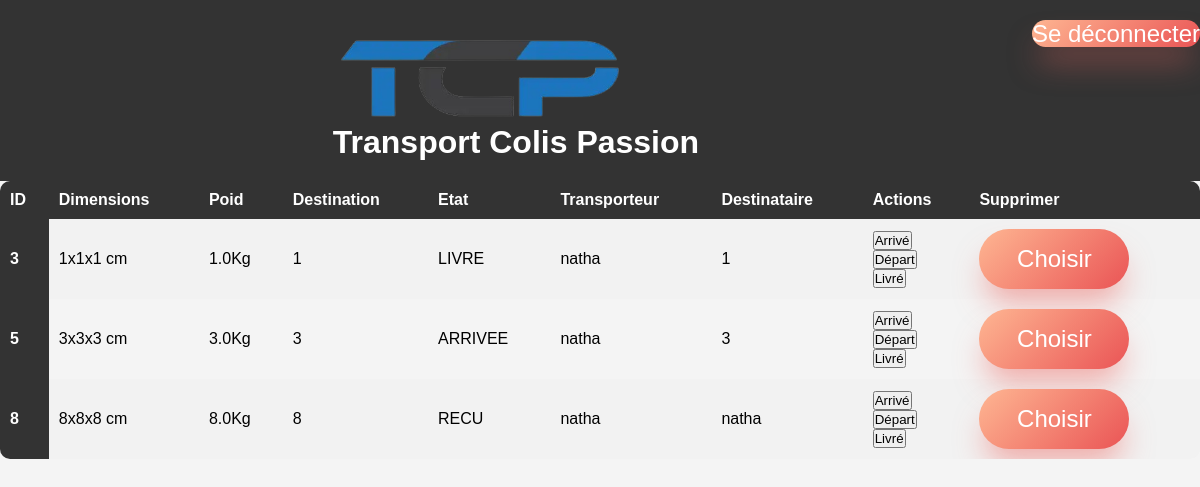
The page /vehicule/ (signed in) on the database its author committed.
### listings/models.py (models this page shows, shortened)
class colis(models.Model):
    EMBALLE = 'EMBALLE'
    ARRIVEE = 'ARRIVEE'
    DEPART = 'DEPART'
    LIVRE = 'LIVRE'
    RECU = 'RECU'
    ETAT_CHOICES = [
        (EMBALLE, 'Emballé'),
        (ARRIVEE, 'Arrivée'),
        (DEPART, 'Départ'),
        (LIVRE, 'Livré'),
        (RECU, 'Reçu')
    ]
    id = models.AutoField(primary_key=True)
    hauteur = models.CharField(max_length=100)
    largeur = models.CharField(max_length=100)
    longueur = models.CharField(max_length=100)
    poids = models.FloatField(max_length=100)
    destination = models.CharField(max_length=100)
    etat = models.CharField(max_length=10, choices=ETAT_CHOICES, default=EMBALLE)
    expediteur = models.CharField(max_length=100)
    transporteur = models.CharField(max_length=100, default='Non affecté')
    destinataire = models.CharField(max_length=100)

### listings/views.py (the view)
# urls.py: path('vehicule/', views.vehicule, name='vehicule'),
def vehicule(request):
    utilisateur_connecte = request.user
    rien=''
    coliss = colis.objects.filter(transporteur='Non affecté') | colis.objects.filter(transporteur=utilisateur_connecte)
    return render(request, 'listings/vehicule.html', {'colis': coliss})

### listings/templates/listings/vehicule.html (shortened to what this page needs)
<!DOCTYPE html>
{% load static %}
<html lang="fr">
<head>
    <link rel="stylesheet" href="{% static 'listings/styles_expediteur.css' %}" />
</head>
<body>
    <header>
        <div class="container">
          <a href="{% url 'accueil' %}"><img src="{% static 'listings/img/logo.png' %}" height="100px"/></a>
            <h2 class="hero-text">Transport Colis Passion</h2>
        </div>
        <div class="menu_acces">
          <a href="{% url 'log_out' %}" class="btn" style="text-decoration: none;">Se déconnecter</a></li>
      </div>
        </header>
        <div class="encours">
            {% if colis %}
            <table>
                <thead>
                  <tr>
                    <th scope="col">ID</th>
                    <th scope="col">Dimensions</th>
                    <th scope="col">Poid</th>
                    <th scope="col">Destination</th>
                    <th scope="col">Etat</th>
                    <th scope="col">Transporteur</th>
                    <th scope="col">Destinataire</th>
                    <th scope="col">Actions</th>
                    <th scope="col">Supprimer</th>
                  </tr>
                </thead>
                <tbody>
                    {% for coli in colis %}
                  <tr>
                    <th>{{coli.id}}</th>
                    <td>{{coli.longueur}}x{{coli.largeur}}x{{coli.hauteur}} cm</td>
                    <td>{{coli.poids}}Kg</td>
                    <td>{{coli.destination}}</td>
                    <td>{{coli.etat}}</td>
                    <td>{{coli.transporteur}}</td>
                    <td>{{coli.destinataire}}</td>
                    <td>
                      <ul style='list-style-type: none;''>
                        <li>
                          <form action="{% url 'colis_arrive' %}" method="POST">
                            <input type="submit" class="" value="Arrivé">
                        </form>
                        </li>
                        <li>
                          <form action="{% url 'colis_depart' %}" method="POST">
                            <input type="submit" class="" value="Départ">
                        </form>
                        </li>
                        <li>
                          <form action="{% url 'colis_livre' %}" method="POST">
                            <input type="submit" class="" value="Livré">
                        </form>
                        </li>
                    </td>
                    <td>
                      <form action="{% url 'attribuer_colis' %}" method="POST">
                        <input type="submit" class="btn" value="Choisir">
                    </form>
                    </td>
                    </tr>
                    {% endfor %}
                </tbody>
              </table>
            {% else %}
            <h4 class="text-center alert alert alert-warning"> Pas d'enregistrements</h4>
            {% endif %}
            </div>
    </body>
</html>

### listings/static/listings/styles_expediteur.css (style rules this page uses)
* { margin: 0; padding: 0; box-sizing: border-box; }
body { font-family: Arial, sans-serif; background-color: #f4f4f4; }
.container { max-width: 1200px; margin: 0 auto; padding: 0 20px; }
header { display: flex; background-color: #333; color: #fff; padding: 20px 0; }
.btn { transition: all 0.3s ease-in-out; font-family: "Dosis", sans-serif; }
.btn { width: 150px; height: 60px; border-radius: 50px; background-image: linear-gradient(135deg, #feb692 0%, #ea5455 100%); box-shadow: 0 20px 30px -6px rgba(238, 103, 97, 0.5); outline: none; cursor: pointer; border: none; font-size: 24px; color: white; }
.hero-text { font-size: 32px; text-align: center; }
table { width: 100%; border-collapse: collapse; border-radius: 10px; overflow: hidden; }
th { background-color: #333; color: #fff; font-weight: bold; padding: 10px; text-align: left; }
tr:nth-child(odd) { background-color: #f2f2f2; }
td { padding: 10px; }

### rows shown on the page
colis: id "3", longueur "1", largeur "1", hauteur "1", poids "1.0", destination "1", etat "LIVRE", transporteur "natha", destinataire "1"
colis: id "5", longueur "3", largeur "3", hauteur "3", poids "3.0", destination "3", etat "ARRIVEE", transporteur "natha", destinataire "3"
colis: id "8", longueur "8", largeur "8", hauteur "8", poids "8.0", destination "8", etat "RECU", transporteur "natha", destinataire "natha"
